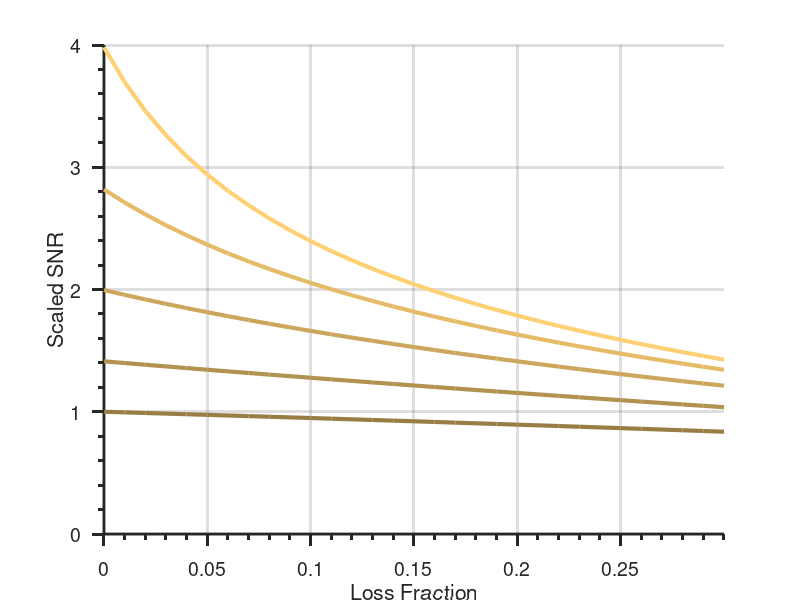

The MATLAB script that drew this image: (Note: this script raises an error after producing the figure.)
% make a plot showing losses vs SNR for various squeezings
function squeezeplot()

exportplot = 1;

L = 0:.01:.3;

db2fac = @(db) 10^(-db/10);

dbs = [12,9,6,3,0];
S = arrayfun(db2fac,dbs);

clear SNR
for jj = 1:length(S)
    for kk = 1:length(L)
        SNR(jj,kk) = sqrt(1 ./ ( S(jj) + L(kk) ./ ( 1 - L(kk) ) ));
    end
end

convertcolor = @(color) hex2dec(reshape(color,2,3)')'/255;
brightcolor = 'ffd073';

colorlist = kron(convertcolor(brightcolor),((length(S):-1:1).'/length(S))/2+.5);

figure(1)
set(gca,'ColorOrder',colorlist)
hold on
plot(L,SNR,'LineWidth',3)
if exportplot
    set(gcf,'Visible','Off')
end

xlim([min(L) max(L)])
ylim([0 round(max(max(SNR)))])

set(gca,'FontSize',14)
%set(gca,'FontWeight','bold')
%set( gca                       , ...
%    'FontName'   , 'Helvetica' );
set(gcf,'color','white')
set(gca, ...
  'Box'         , 'off'     , ...
  'TickDir'     , 'out'     , ...
  'TickLength'  , [.02 .02] , ...
  'XMinorTick'  , 'on'      , ...
  'YMinorTick'  , 'on'      )
%title('SNR compared to no squeezing vs losses')
ylabel('Scaled SNR')
xlabel('Loss Fraction')
grid on
set(gca,'LineWidth',2)

legstring = ' dB';
h = legend(cellfun(@(s) strcat(s,legstring),split(' ',num2str(dbs)), ...
               'UniformOutput',0));
v = get(h,'title');
set(v,'string','Squeezing Level');


set(gcf,'Units','Pixels','Position',[0 0 600 400])

if exportplot
    set(gcf,'Visible','Off')
    export_fig('squeezeplot.pdf','-painters')
end

end